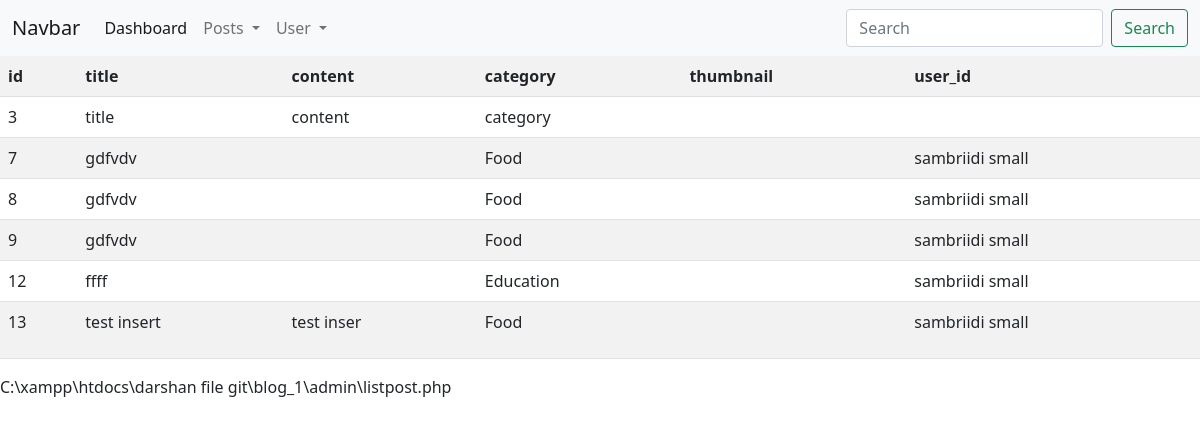
Screenshot of /admin/listpost.php with the database file from the repository.
### tables this page shows
CREATE TABLE `add_post` (
  `id` int(11) NOT NULL,
  `title` varchar(600) NOT NULL,
  `content` text NOT NULL,
  `category` varchar(250) NOT NULL,
  `thumbnail` varchar(250) NOT NULL,
  `user_id` int(11) NOT NULL
);

CREATE TABLE `user` (
  `id` int(11) NOT NULL,
  `name` varchar(150) NOT NULL,
  `email` varchar(150) NOT NULL,
  `phone` varchar(150) NOT NULL,
  `password` varchar(250) NOT NULL,
  `gender` varchar(50) NOT NULL,
  `about` varchar(400) NOT NULL
);

### admin/includes/function.php (called while the page is built)
<?php
 function get_user_name($mysqli,$id){
$user= mysqli_query($mysqli,"select * from user where  id='$id'");
$fetch= mysqli_fetch_array($user);
return $fetch['name'];
 }
 ?>

### admin/listpost.php (the view, shortened to what this page needs)
<?php
include('../includes/db.php');
?>
<!DOCTYPE html>
<html lang="en">
<head>
    <?php include("../includes/css.php");?>
</head>
<body>
<?php include("./includes/nav.php");
$sql=$mysqli->query("SELECT * FROM `add_post` where title is not null and title <>'' ");
?>
<table class="table table-striped table-borderd">
 <tr><th>id</th><th>title</th><th>content</th><th>category</th><th>thumbnail</th><th>user_id</th></tr>
 <?php while($row=$sql->fetch_array()){ ?>
 <tr>
<td><?php echo $row['id'] ?></td>
<td><?php echo $row['title'] ?> </td>
<td><?php echo $row['content'] ?></td>
<td><?php echo $row['category'] ?></td>
<td><?php echo $row['thumbnail'] ?></td>
<td><?php echo get_user_name($mysqli,$row['user_id']) ?></td>
 </tr>
 <?php } ?>
</table>
</body>
</html>

### rows the page displays
add_post: id "3", title "title", content "content", category "category"
add_post: id "7", title "gdfvdv", category "Food", user.name "sambriidi small"
add_post: id "8", title "gdfvdv", category "Food", user.name "sambriidi small"
add_post: id "9", title "gdfvdv", category "Food", user.name "sambriidi small"
add_post: id "12", title "ffff", category "Education", user.name "sambriidi small"
add_post: id "13", title "test insert", content "test inser", category "Food", user.name "sambriidi small"
